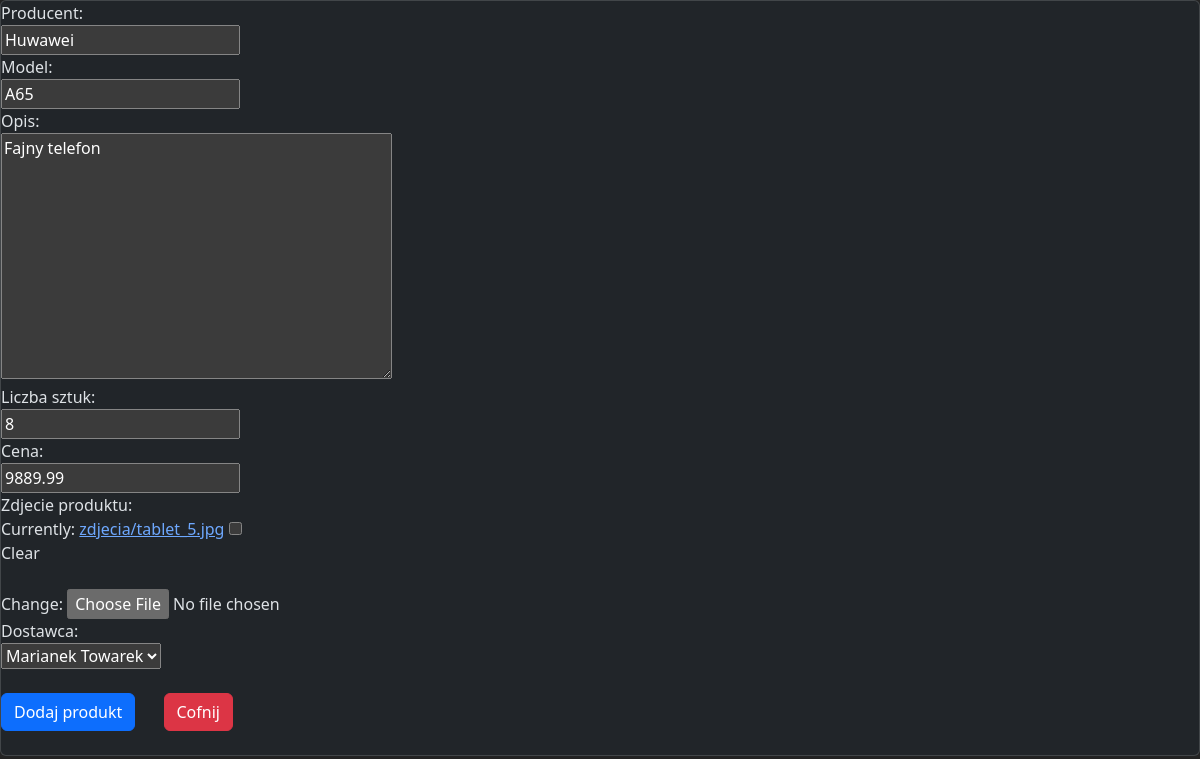
Page /edytuj/5 (signed in) on the committed database.
### tablety/models.py (models this page shows, shortened)
class Produkty(models.Model):
    producent = models.CharField(max_length=64, blank=False)
    model = models.CharField(max_length=64, blank=False)
    opis = models.TextField(default="")
    liczba_sztuk = models.PositiveSmallIntegerField(default=10)
    cena = models.DecimalField(max_digits=6, decimal_places=2, blank=False, unique=True)
    zdjecie_produktu = models.ImageField(upload_to="zdjecia", null=True, blank=True)
    dostawca = models.ForeignKey(Dostawcy, on_delete=models.CASCADE)

### tablety/views.py (the view)
# urls.py: path('edytuj/<int:id>', edytuj_produkt, name="edytuj_produkt"),
@login_required
def edytuj_produkt(request, id):
    produkt = get_object_or_404(Produkty, pk=id)
    oceny = Oceny.objects.filter(produkt=produkt)
    form_produkt = ProduktyForm(request.POST or None, request.FILES or None, instance=produkt)
    form_ocena = OcenyForm(request.POST or None, request.FILES or None, instance=produkt)
    if request.method == "POST":
        form_ocena = OcenyForm(request.POST)
        if form_ocena.is_valid():
            ocena = form_ocena.save(commit=False)
            ocena.film = produkt
            ocena.save()
    if form_produkt.is_valid():
        produkt = form_produkt.save(commit=False)
        produkt.save()
        return redirect(wszystkie_produkty)
    return render(request, 'Produkt_form.html',
                  {'form': form_produkt, 'form_ocena': form_ocena, 'oceny': oceny,
                   'nowy': True})

### tablety/forms.py
class ProduktyForm(ModelForm):
    class Meta:
        model = Produkty
        fields = ["producent", "model", "opis", "liczba_sztuk", "cena", "zdjecie_produktu", "dostawca"]

class OcenyForm(ModelForm):
    class Meta:
        model = Oceny
        fields = ["ocena", "recenzja"]

### tablety/models.py (called while the page is built)
    def __str__(self):
        return self.nazwa_dostawcy

### templates/Produkt_form.html (shortened to what this page needs)
{% extends 'glowny.html' %}
{% block strona %}
    <div class="card">
        <form method="post" enctype="multipart/form-data">
            {{form}}
            {% if nowy %}
                <button class="btn btn-primary" type="submit">Dodaj produkt</button>
            {% else %}
                <button class="btn btn-primary"  type="submit">Dodaj produkt</button>
            {% endif %}
            <a class="btn btn-danger m-4"  href="{% url 'tablety' %}" >Cofnij</a>
        </form>
    </div>
{% endblock %}

### moje_static/moj.css (style rules this page uses)
body { background-color: #232323; }
label { display: block; }

### rows in the picture
Produkty: producent "Huwawei", model "A65", opis "Fajny telefon", liczba_sztuk "8", cena "9889.99", dostawca "Marianek Towarek"
